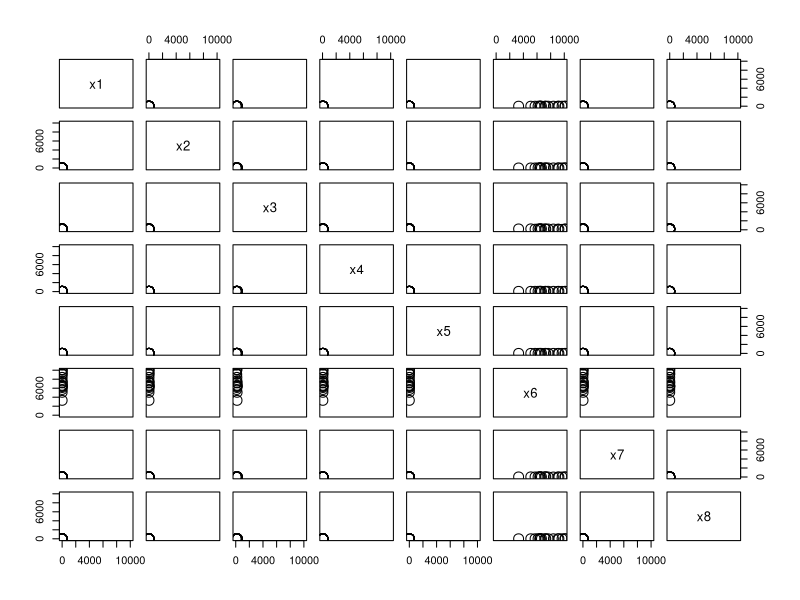
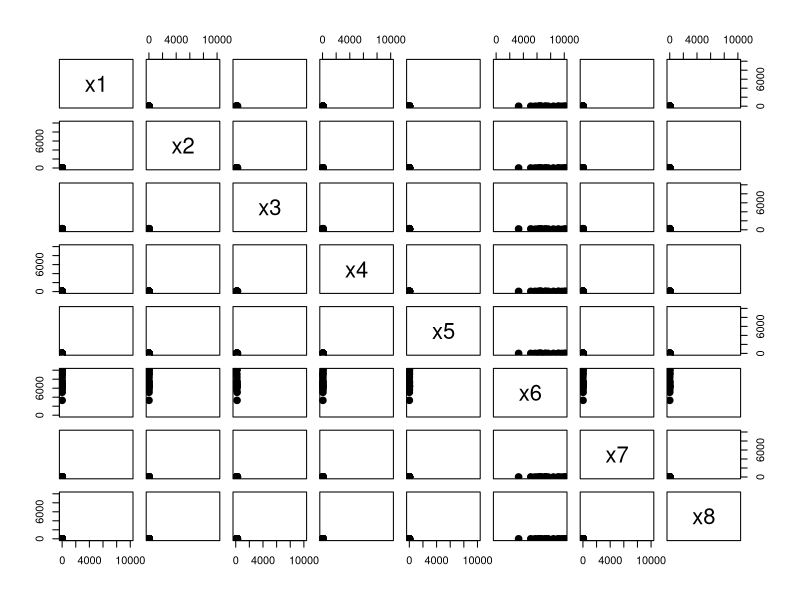

These figures' R source, in order:
Sys.setlocale(category = "LC_ALL", locale = "Korean_Korea.UTF-8")

# for Pycharm
company <- read.csv(file='practcing_R_analysis/data_files/company.csv',
                    header = TRUE)
company.Y <- company[-1]
company.X <- company.Y[-9]
summary(company.X)

# 산점도 행렬
par(mfrow=c(1,1))
pairs(company.X, cex=2, xlim=c(0,10000), ylim=c(0, 10000), cex.labels = 1.2)
plot(company.X, pch=20, cex=2, xlim=c(0,10000), ylim=c(0, 10000))

# mean, cov, cor
compnay.x_bar <- colMeans(company.X)
company.S <- cov(company.X)
company.R <- cor(company.X)

# 중심화된 자료행렬 C
compnay.C <- scale(company.X, center=TRUE, scale=FALSE)
# 표준화된 자료행렬 Z
company.Z <- scale(company.X, center=TRUE, scale = TRUE)

# 공분산행렬
company.Sz <- cov(company.Z)
check_bool <- company.Sz == company.R
check_subtract <- company.Sz - company.R

#class별 평균벡터, 표준편차
compnay.Agg.mean <- aggregate(company.Y, list(company.Y$class), mean)
company.Agg.std <- aggregate(company.Y, list(company.Y$class), sd)

# 새로운 자료행렬 V 계산
company.V <- as.data.frame(lapply(company.X, FUN= function(x)
                    (x-min(x))/(max(x)-min(x))))